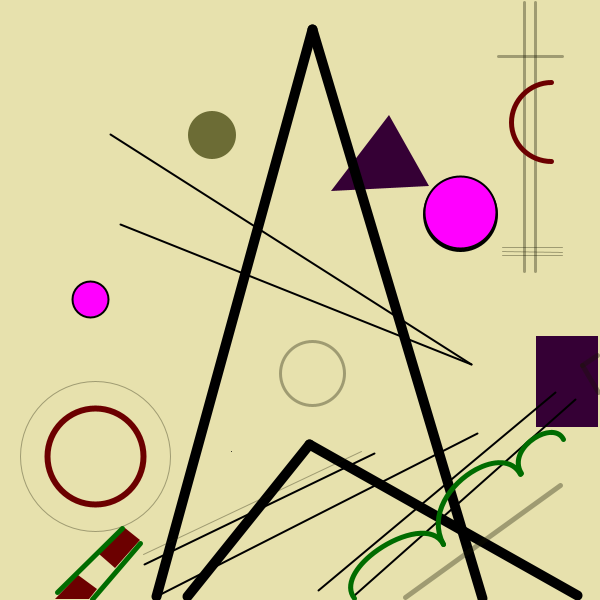
Frame 1 (no input)
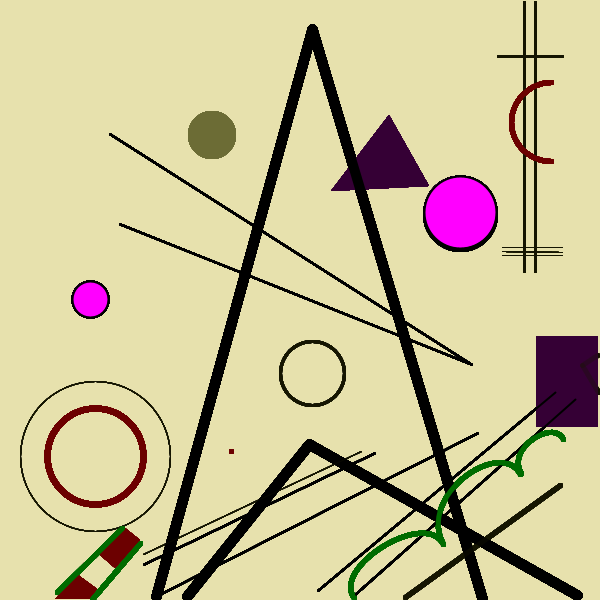
Frame 60 (the mouse pressed at the canvas centre just before this capture)
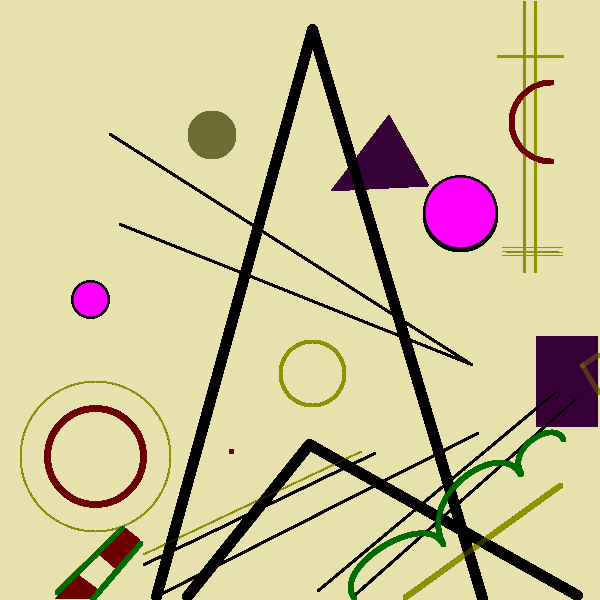
Frame 120 (the mouse held since frame 60 and released just before this capture)

The Processing sketch that drew these frames (run headless with seeded random() and noise(); from frame 60 on, the mouse is pressed at the canvas centre):

// Processing sketch: processing_141080
// ── processing_141080.pde

/*
 Konkuk University
 SOS iDesign

Name: Lee joung Ho
 ID: qmfforghf111
*/

PImage img;

void setup(){
size (600, 600);

 // noLoop();
smooth();
colorMode (RGB, 600); // put the image in the same folder as the processing file
 background(545.2, 531.1, 408.9);
 
 }

void draw(){
println(mouseX + " : " + mouseY);

// here you add your code with all shapes and colors. 
point(231, 451);
noStroke();
fill(600, 0, 0);
ellipse(460, 214, 48, 48);
fill(mouseX+20, mouseY+30, 20, 102);
stroke(0, 0, 0);
strokeWeight(3);
ellipse(460, 214, 72, 72);
noStroke();
fill(255, 255, 125);
ellipse(212, 135, 48, 48);
noStroke();
fill(125, 0, 125);
triangle(389, 115, 331, 191, 429, 186);
noStroke();
rectMode(CORNERS);
rect(536, 336, 598, 427);
fill(600, 0, 600);

point(220,220);
stroke(0);
strokeWeight(10);
line(312, 29, 156, 596);
line(312, 29, 482, 598);
line(309, 444, 577, 595);
line(309, 444, 187, 596);
strokeWeight(2);
line(110, 134, 471, 364);
line(471, 364, 120, 224);
line(144, 564, 374, 453);
line(318, 590, 555, 392);
line(354, 595, 575, 399);
line(158, 595, 477, 433);
ellipse(460, 212, 72, 72);
ellipse(90, 299, 36, 36);


strokeWeight(5);
stroke(mouseX+50, mouseY+50, 0, 205);
line(405, 597, 560, 485);
line(582, 365, 597, 355);
line(582, 365, 598, 392);
strokeWeight(1);
line(143, 554, 361, 451);
line(502, 247, 562, 247);
line(502, 251, 562, 252);
line(502, 255, 562, 255);
noFill();
ellipse(95, 456, 150, 150);
strokeWeight(3);
line(524, 2, 524, 271);
line(535, 2, 535, 271);
line(498, 56, 562, 56);
ellipse(312, 373, 64, 64);
stroke(255,0,0);
strokeWeight(6);
noFill();
ellipse (95, 456, 96, 96);


noStroke();
ellipse(210, 130, 58, 58);

//quad
noStroke();
fill(255, 0, 0);
quad(55, 599, 89, 599, 97, 589, 78, 575);
fill(255, 0, 0);
quad(99, 554, 115, 568, 140, 540, 125, 528);

//line
strokeWeight(5);
stroke(0, 255, 0);
line(57, 592, 122, 528);
line(92, 599, 140, 543);

//bezier
noFill();
bezier(354, 598, 330, 567, 425, 508, 443, 544);
bezier(443, 544, 416, 494, 501, 437, 520, 474);
bezier(521, 473, 505, 448, 553, 418, 563, 439);

//arc
noFill();
stroke(255, 0, 0);
arc(551, 122, 79, 79, 0.5*PI, 1.5*PI, OPEN);



}
